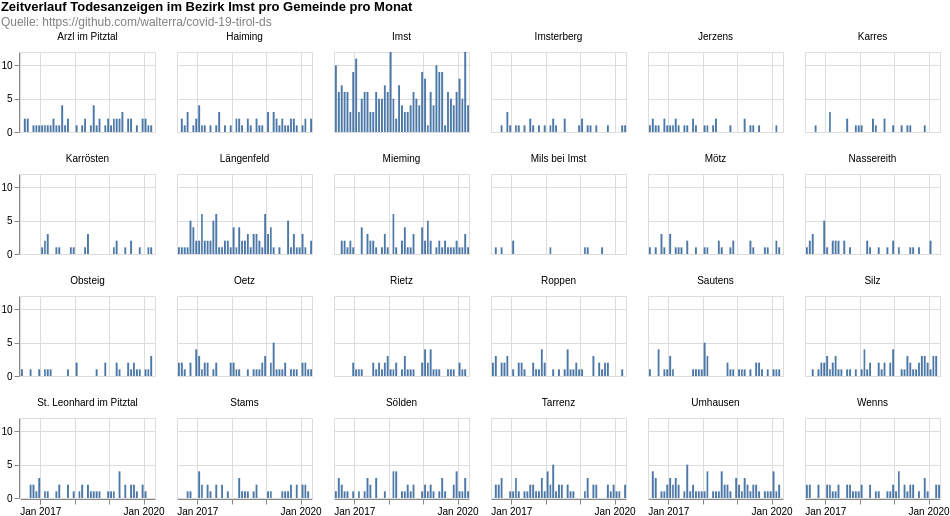

This figure's Vega-Lite source:
### Vega-Lite specification from a JSON file in a GitHub repository (floating-point values rounded to 4 significant figures; data arrays with more than 128 entries replaced by an {"elided": "..."} marker saying what was removed)
{"$schema": "https://vega.github.io/schema/vega-lite/v4.8.1.json", "columns": 6, "config": {"view": {"continuousHeight": 300, "continuousWidth": 400}}, "data": {"name": "data-992dff4a905392879491095612e7ee94"}, "datasets": {"data-992dff4a905392879491095612e7ee94": {"elided": "1306 records"}}, "facet": {"field": "municipaly", "title": null, "type": "nominal"}, "padding": 0, "spec": {"layer": [{"encoding": {"tooltip": [{"field": "date", "timeUnit": "yearmonth", "type": "temporal"}, {"aggregate": "sum", "field": "count", "type": "quantitative"}], "x": {"field": "date", "timeUnit": "yearmonth", "title": null, "type": "temporal"}, "y": {"aggregate": "sum", "field": "count", "title": null, "type": "quantitative"}}, "height": 80, "mark": "bar", "width": 135}]}, "title": {"color": "black", "subtitle": ["Quelle: https://github.com/walterra/covid-19-tirol-ds"], "subtitleColor": "gray", "text": ["Zeitverlauf Todesanzeigen im Bezirk Imst pro Gemeinde pro Monat"]}}
